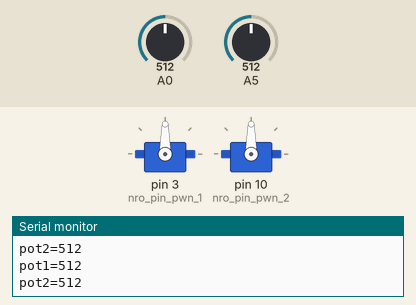
Simulated run of this sketch. Board: Arduino Uno, built with avr-gcc and run on an emulated ATmega328P. Parts: 2 × servo, the last lines printed to the serial monitor. The inputs (shaded band) are chosen by the test bench; at power-on: A0 = 512, A5 = 512.

Above: at 1.2 s.
1.3 s: A0 set to 716
At 2.1 s:
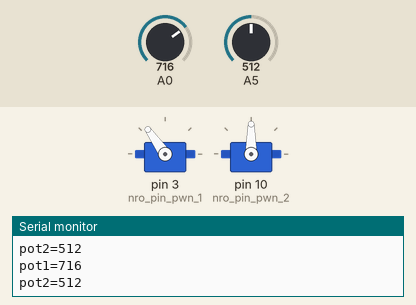
2.8 s: A5 set to 982
At 3.1 s:
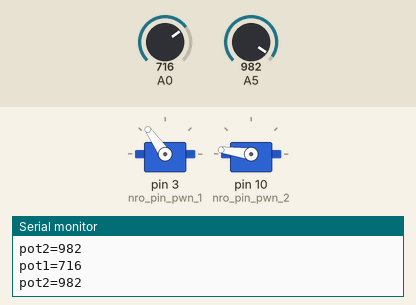
4.3 s: A5 set to 1012
At 5.4 s:
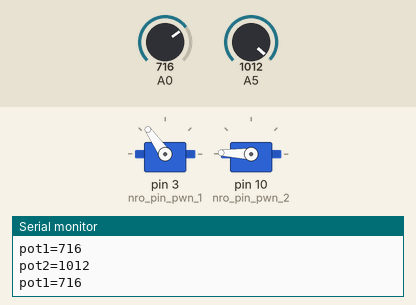
5.8 s: A5 set to 900
At 6.8 s:
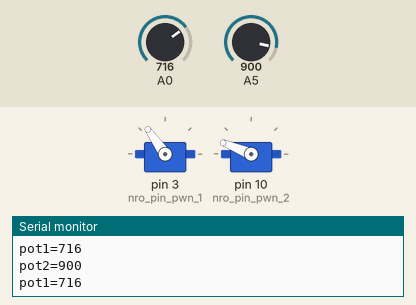
7.3 s: A0 set to 992
At 7.8 s:
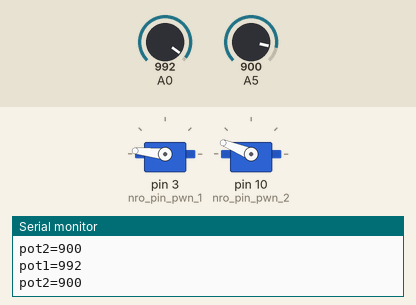
8.8 s: A0 set to 1012
At 10.1 s:
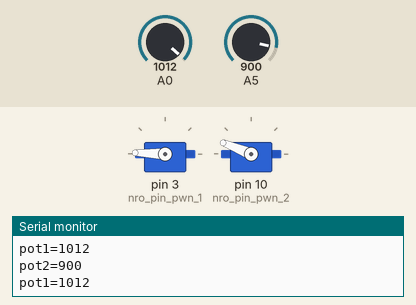
Timing chart, 0 to 11.8 s (numbered marks = the images above; inputs shaded):
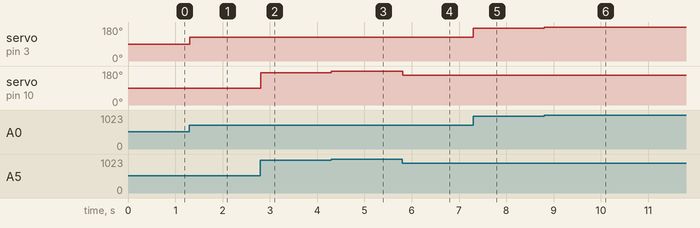

Measured:
- after the input at 1.3 s, servo on pin 3 (nro_pin_pwn_1): 90° → 125° at once
- after the input at 2.8 s, servo on pin 10 (nro_pin_pwn_2): 90° → 172° at once
- after the input at 4.3 s, servo on pin 10 (nro_pin_pwn_2): 172° → 178° at once
- after the input at 5.8 s, servo on pin 10 (nro_pin_pwn_2): 178° → 158° at once
- after the input at 7.3 s, servo on pin 3 (nro_pin_pwn_1): 125° → 174° at once
- after the input at 8.8 s, servo on pin 3 (nro_pin_pwn_1): 174° → 178° at once

The sketch:

sketch_aug17b_manejar_servomotores.ino
```cpp
/*
 *  Manejar servomotores con un potenciometro
*/

#include <Servo.h>

// Servomotores:
Servo miservo1;
Servo miservo2;

// Pines con la marca "~"
int nro_pin_pwn_1 = 3;
int nro_pin_pwn_2 = 10;

// Potenciometros:
int pot1;
int pot2;

void setup() {

  // Adjuntar servos a pines:
  miservo1.attach(nro_pin_pwn_1);
  miservo2.attach(nro_pin_pwn_2);

  Serial.begin(9600);

}

void loop() {

  // Valores de potenciometros:
  pot1 = analogRead(A0);
  pot2 = analogRead(A5);

  // Mover servos segun valores mapeados:
  miservo1.write(map(pot1, 0, 1023, 0, 180));
  miservo2.write(map(pot2, 0, 1023, 0, 180));

  Serial.print("pot1=");
  Serial.print(pot1);

  Serial.println();

  Serial.print("pot2=");
  Serial.print(pot2);
  Serial.println();

}
```
